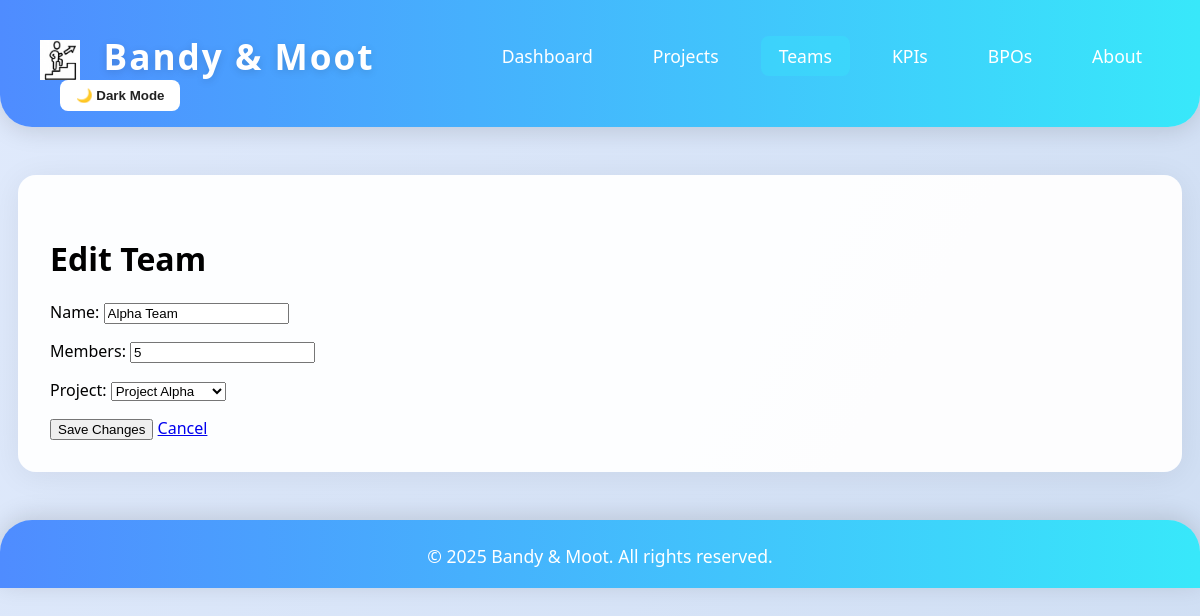
The app's page /teams/1/edit/ with its own data.
### dashboard/models.py (models this page shows, shortened)
class Team(models.Model):
	name = models.CharField(max_length=100)
	members = models.PositiveIntegerField()
	project = models.ForeignKey(Project, on_delete=models.CASCADE)

class Project(models.Model):
	name = models.CharField(max_length=100)
	client = models.CharField(max_length=100)
	status = models.CharField(max_length=50)
	start_date = models.DateField()
	end_date = models.DateField(null=True, blank=True)
	bpo = models.ForeignKey(BPO, on_delete=models.SET_NULL, null=True, blank=True)
	def __str__(self):
		return self.name

### dashboard/views.py (the view)
# urls.py: path('teams/<int:pk>/edit/', views.team_edit, name='team_edit'),
def team_edit(request, pk):
    team = get_object_or_404(Team, pk=pk)
    if request.method == 'POST':
        form = TeamForm(request.POST, instance=team)
        if form.is_valid():
            form.save()
            messages.success(request, 'Team updated successfully!')
            return render(request, 'dashboard/team_detail.html', {'team': team})
    else:
        form = TeamForm(instance=team)
    return render(request, 'dashboard/team_edit.html', {'form': form, 'team': team})

### dashboard/forms.py
class TeamForm(forms.ModelForm):
    class Meta:
        model = Team
        fields = ['name', 'members', 'project']

### dashboard/templates/dashboard/team_edit.html (shortened to what this page needs)
{% extends 'dashboard/base.html' %}
{% block content %}
<h1>Edit Team</h1>
<form method="post">
    {{ form.as_p }}
    <button type="submit">Save Changes</button>
    <a href="/teams/">Cancel</a>
</form>
{% endblock %}

### dashboard/templates/dashboard/base.html (style rules this page uses)
body { font-family: 'Segoe UI', Arial, sans-serif; margin: 0; background: linear-gradient(120deg, #e0eafc 0%, #cfdef3 100%); min-height: 100vh; transition: background 0.3s, color 0.3s; }

### records on screen
Team: name "Alpha Team", members "5", project "Project Alpha"
